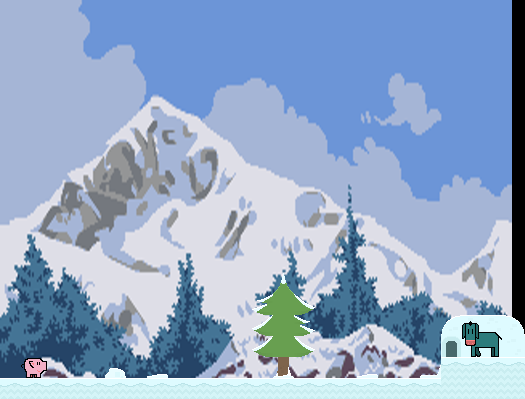

Rendered tile map (Tiled .tmx) drawn with the repository's tilesets; below, a short description and the full map source, tile grids included:
An orthogonal 25x19 tile map with 21x21 px tiles, 6 tile layers (platforms, collectables, objects, mobs, ...), 2 tilesets, 1 image layer.

<map version="1.0" tiledversion="1.0.2" orientation="orthogonal" renderorder="right-down" width="25" height="19" tilewidth="21" tileheight="21" infinite="0" nextobjectid="1">
 <tileset firstgid="1" source="sprites.tsx" />
 <tileset firstgid="901" source="characters.tsx" />
 <imagelayer name="bg">
  <image source="bg_512x384.png" width="512" height="384" />
 </imagelayer>
 <layer name="platforms" width="25" height="19">
  <data encoding="csv">
0,0,0,0,0,0,0,0,0,0,0,0,0,0,0,0,0,0,0,0,0,0,0,0,0,
0,0,0,0,0,0,0,0,0,0,0,0,0,0,0,0,0,0,0,0,0,0,0,0,0,
0,0,0,0,0,0,0,0,0,0,0,0,0,0,0,0,0,0,0,0,0,0,0,0,0,
0,0,0,0,0,0,0,0,0,0,0,0,0,0,0,0,0,0,0,0,0,0,0,0,0,
0,0,0,0,0,0,0,0,0,0,0,0,0,0,0,0,0,0,0,0,0,0,0,0,0,
0,0,0,0,0,0,0,0,0,0,0,0,0,0,0,0,0,0,0,0,0,0,0,0,0,
0,0,0,0,0,0,0,0,0,0,0,0,0,0,0,0,0,0,0,0,0,0,0,0,0,
0,0,0,0,0,0,0,0,0,0,0,0,0,0,0,0,0,0,0,0,0,0,0,0,0,
0,0,0,0,0,0,0,0,0,0,0,0,0,0,0,0,0,0,0,0,0,0,0,0,0,
0,0,0,0,0,0,0,0,0,0,0,0,0,0,0,0,0,0,0,0,0,0,0,0,0,
0,0,0,0,0,0,0,0,0,0,0,0,0,0,0,0,0,0,0,0,0,0,0,0,0,
0,0,0,0,0,0,0,0,0,0,0,0,0,0,0,0,0,0,0,0,0,0,0,0,0,
0,0,0,0,0,0,0,0,0,0,0,0,0,0,0,0,0,0,0,0,0,0,0,0,0,
0,0,0,0,0,0,0,0,0,0,0,0,0,0,0,0,0,0,0,0,0,0,0,0,0,
0,0,0,0,0,0,0,0,0,0,0,0,0,0,0,0,0,0,0,0,0,0,0,0,0,
0,0,0,0,0,0,0,0,0,0,0,0,0,0,0,0,0,0,0,0,0,0,0,0,0,
0,0,0,0,0,0,0,0,0,0,0,0,0,0,0,0,0,0,0,0,0,0,0,0,0,
0,0,0,0,0,522,0,0,0,0,0,0,0,0,0,0,0,0,0,0,0,484,484,484,484,
484,484,484,484,484,484,484,484,484,484,484,484,484,484,484,484,484,484,484,484,484,513,513,513,513
</data>
 </layer>
 <layer name="collectables" width="25" height="19">
  <data encoding="csv">
0,0,0,0,0,0,0,0,0,0,0,0,0,0,0,0,0,0,0,0,0,0,0,0,0,
0,0,0,0,0,0,0,0,0,0,0,0,0,0,0,0,0,0,0,0,0,0,0,0,0,
0,0,0,0,0,0,0,0,0,0,0,0,0,0,0,0,0,0,0,0,0,0,0,0,0,
0,0,0,0,0,0,0,0,0,0,0,0,0,0,0,0,0,0,0,0,0,0,0,0,0,
0,0,0,0,0,0,0,0,0,0,0,0,0,0,0,0,0,0,0,0,0,0,0,0,0,
0,0,0,0,0,0,0,0,0,0,0,0,0,0,0,0,0,0,0,0,0,0,0,0,0,
0,0,0,0,0,0,0,0,0,0,0,0,0,0,0,0,0,0,0,0,0,0,0,0,0,
0,0,0,0,0,0,0,0,0,0,0,0,0,0,0,0,0,0,0,0,0,0,0,0,0,
0,0,0,0,0,0,0,0,0,0,0,0,0,0,0,0,0,0,0,0,0,0,0,0,0,
0,0,0,0,0,0,0,0,0,0,0,0,0,0,0,0,0,0,0,0,0,0,0,0,0,
0,0,0,0,0,0,0,0,0,0,0,0,0,0,0,0,0,0,0,0,0,0,0,0,0,
0,0,0,0,0,0,0,0,0,0,0,0,0,0,0,0,0,0,0,0,0,0,0,0,0,
0,0,0,0,0,0,0,0,0,0,0,0,0,0,0,0,0,0,0,0,0,0,0,0,0,
0,0,0,0,0,0,0,0,0,0,0,0,0,0,0,0,0,0,0,0,0,0,0,0,0,
0,0,0,0,0,0,0,0,0,0,0,0,0,0,0,0,0,0,0,0,0,0,0,0,0,
0,0,0,0,0,0,0,0,0,0,0,0,0,0,0,0,0,0,0,0,0,0,0,0,0,
0,0,0,0,0,0,0,0,0,0,0,0,0,0,0,0,0,0,0,0,0,0,0,0,0,
0,0,0,0,0,0,0,0,0,0,0,0,0,0,0,0,0,0,0,0,0,0,0,0,0,
0,0,0,0,0,0,0,0,0,0,0,0,0,0,0,0,0,0,0,0,0,0,0,0,0
</data>
 </layer>
 <layer name="objects" width="25" height="19">
  <data encoding="csv">
0,0,0,0,0,0,0,0,0,0,0,0,0,0,0,0,0,0,0,0,0,0,0,0,0,
0,0,0,0,0,0,0,0,0,0,0,0,0,0,0,0,0,0,0,0,0,0,0,0,0,
0,0,0,0,0,0,0,0,0,0,0,0,0,0,0,0,0,0,0,0,0,0,0,0,0,
0,0,0,0,0,0,0,0,0,0,0,0,0,0,0,0,0,0,0,0,0,0,0,0,0,
0,0,0,0,0,0,0,0,0,0,0,0,0,0,0,0,0,0,0,0,0,0,0,0,0,
0,0,0,0,0,0,0,0,0,0,0,0,0,0,0,0,0,0,0,0,0,0,0,0,0,
0,0,0,0,0,0,0,0,0,0,0,0,0,0,0,0,0,0,0,0,0,0,0,0,0,
0,0,0,0,0,0,0,0,0,0,0,0,0,0,0,0,0,0,0,0,0,0,0,0,0,
0,0,0,0,0,0,0,0,0,0,0,0,0,0,0,0,0,0,0,0,0,0,0,0,0,
0,0,0,0,0,0,0,0,0,0,0,0,0,0,0,0,0,0,0,0,0,0,0,0,0,
0,0,0,0,0,0,0,0,0,0,0,0,0,0,0,0,0,0,0,0,0,0,0,0,0,
0,0,0,0,0,0,0,0,0,0,0,0,0,0,0,0,0,0,0,0,0,0,0,0,0,
0,0,0,0,0,0,0,0,0,0,0,0,0,0,0,0,0,0,0,0,0,0,0,0,0,
0,0,0,0,0,0,0,0,0,0,0,0,0,661,0,0,0,0,0,0,0,0,0,0,0,
0,0,0,0,0,0,0,0,0,0,0,0,672,640,643,0,0,0,0,0,0,0,0,0,0,
0,0,0,0,0,0,0,0,0,0,0,0,642,670,673,0,0,0,0,0,0,552,553,553,554,
0,0,0,0,0,0,0,0,0,0,0,0,642,670,643,0,0,0,0,0,0,584,583,583,582,
0,0,0,0,0,0,0,546,0,0,0,0,0,663,0,0,0,546,0,0,547,0,0,0,0,
0,0,0,0,0,0,0,0,0,0,0,0,0,0,0,0,0,0,0,0,0,0,0,0,0
</data>
 </layer>
 <layer name="mobs" width="25" height="19">
  <data encoding="csv">
0,0,0,0,0,0,0,0,0,0,0,0,0,0,0,0,0,0,0,0,0,0,0,0,0,
0,0,0,0,0,0,0,0,0,0,0,0,0,0,0,0,0,0,0,0,0,0,0,0,0,
0,0,0,0,0,0,0,0,0,0,0,0,0,0,0,0,0,0,0,0,0,0,0,0,0,
0,0,0,0,0,0,0,0,0,0,0,0,0,0,0,0,0,0,0,0,0,0,0,0,0,
0,0,0,0,0,0,0,0,0,0,0,0,0,0,0,0,0,0,0,0,0,0,0,0,0,
0,0,0,0,0,0,0,0,0,0,0,0,0,0,0,0,0,0,0,0,0,0,0,0,0,
0,0,0,0,0,0,0,0,0,0,0,0,0,0,0,0,0,0,0,0,0,0,0,0,0,
0,0,0,0,0,0,0,0,0,0,0,0,0,0,0,0,0,0,0,0,0,0,0,0,0,
0,0,0,0,0,0,0,0,0,0,0,0,0,0,0,0,0,0,0,0,0,0,0,0,0,
0,0,0,0,0,0,0,0,0,0,0,0,0,0,0,0,0,0,0,0,0,0,0,0,0,
0,0,0,0,0,0,0,0,0,0,0,0,0,0,0,0,0,0,0,0,0,0,0,0,0,
0,0,0,0,0,0,0,0,0,0,0,0,0,0,0,0,0,0,0,0,0,0,0,0,0,
0,0,0,0,0,0,0,0,0,0,0,0,0,0,0,0,0,0,0,0,0,0,0,0,0,
0,0,0,0,0,0,0,0,0,0,0,0,0,0,0,0,0,0,0,0,0,0,0,0,0,
0,0,0,0,0,0,0,0,0,0,0,0,0,0,0,0,0,0,0,0,0,0,0,0,0,
0,0,0,0,0,0,0,0,0,0,0,0,0,0,0,0,0,0,0,0,0,0,0,0,0,
0,0,0,0,0,0,0,0,0,0,0,0,0,0,0,0,0,0,0,0,0,0,0,0,0,
0,0,0,0,0,0,0,0,0,0,0,0,0,0,0,0,0,0,0,0,0,0,0,0,0,
0,0,0,0,0,0,0,0,0,0,0,0,0,0,0,0,0,0,0,0,0,0,0,0,0
</data>
 </layer>
 <layer name="pig" width="25" height="19">
  <data encoding="csv">
0,0,0,0,0,0,0,0,0,0,0,0,0,0,0,0,0,0,0,0,0,0,0,0,0,
0,0,0,0,0,0,0,0,0,0,0,0,0,0,0,0,0,0,0,0,0,0,0,0,0,
0,0,0,0,0,0,0,0,0,0,0,0,0,0,0,0,0,0,0,0,0,0,0,0,0,
0,0,0,0,0,0,0,0,0,0,0,0,0,0,0,0,0,0,0,0,0,0,0,0,0,
0,0,0,0,0,0,0,0,0,0,0,0,0,0,0,0,0,0,0,0,0,0,0,0,0,
0,0,0,0,0,0,0,0,0,0,0,0,0,0,0,0,0,0,0,0,0,0,0,0,0,
0,0,0,0,0,0,0,0,0,0,0,0,0,0,0,0,0,0,0,0,0,0,0,0,0,
0,0,0,0,0,0,0,0,0,0,0,0,0,0,0,0,0,0,0,0,0,0,0,0,0,
0,0,0,0,0,0,0,0,0,0,0,0,0,0,0,0,0,0,0,0,0,0,0,0,0,
0,0,0,0,0,0,0,0,0,0,0,0,0,0,0,0,0,0,0,0,0,0,0,0,0,
0,0,0,0,0,0,0,0,0,0,0,0,0,0,0,0,0,0,0,0,0,0,0,0,0,
0,0,0,0,0,0,0,0,0,0,0,0,0,0,0,0,0,0,0,0,0,0,0,0,0,
0,0,0,0,0,0,0,0,0,0,0,0,0,0,0,0,0,0,0,0,0,0,0,0,0,
0,0,0,0,0,0,0,0,0,0,0,0,0,0,0,0,0,0,0,0,0,0,0,0,0,
0,0,0,0,0,0,0,0,0,0,0,0,0,0,0,0,0,0,0,0,0,0,0,0,0,
0,0,0,0,0,0,0,0,0,0,0,0,0,0,0,0,0,0,0,0,0,0,0,0,0,
0,0,0,0,0,0,0,0,0,0,0,0,0,0,0,0,0,0,0,0,0,0,0,0,0,
0,906,0,0,0,0,0,0,0,0,0,0,0,0,0,0,0,0,0,0,0,0,0,0,0,
0,0,0,0,0,0,0,0,0,0,0,0,0,0,0,0,0,0,0,0,0,0,0,0,0
</data>
 </layer>
 <layer name="donkey" width="25" height="19">
  <data encoding="csv">
0,0,0,0,0,0,0,0,0,0,0,0,0,0,0,0,0,0,0,0,0,0,0,0,0,
0,0,0,0,0,0,0,0,0,0,0,0,0,0,0,0,0,0,0,0,0,0,0,0,0,
0,0,0,0,0,0,0,0,0,0,0,0,0,0,0,0,0,0,0,0,0,0,0,0,0,
0,0,0,0,0,0,0,0,0,0,0,0,0,0,0,0,0,0,0,0,0,0,0,0,0,
0,0,0,0,0,0,0,0,0,0,0,0,0,0,0,0,0,0,0,0,0,0,0,0,0,
0,0,0,0,0,0,0,0,0,0,0,0,0,0,0,0,0,0,0,0,0,0,0,0,0,
0,0,0,0,0,0,0,0,0,0,0,0,0,0,0,0,0,0,0,0,0,0,0,0,0,
0,0,0,0,0,0,0,0,0,0,0,0,0,0,0,0,0,0,0,0,0,0,0,0,0,
0,0,0,0,0,0,0,0,0,0,0,0,0,0,0,0,0,0,0,0,0,0,0,0,0,
0,0,0,0,0,0,0,0,0,0,0,0,0,0,0,0,0,0,0,0,0,0,0,0,0,
0,0,0,0,0,0,0,0,0,0,0,0,0,0,0,0,0,0,0,0,0,0,0,0,0,
0,0,0,0,0,0,0,0,0,0,0,0,0,0,0,0,0,0,0,0,0,0,0,0,0,
0,0,0,0,0,0,0,0,0,0,0,0,0,0,0,0,0,0,0,0,0,0,0,0,0,
0,0,0,0,0,0,0,0,0,0,0,0,0,0,0,0,0,0,0,0,0,0,0,0,0,
0,0,0,0,0,0,0,0,0,0,0,0,0,0,0,0,0,0,0,0,0,0,0,0,0,
0,0,0,0,0,0,0,0,0,0,0,0,0,0,0,0,0,0,0,0,0,0,0,0,0,
0,0,0,0,0,0,0,0,0,0,0,0,0,0,0,0,0,0,0,0,0,0,905,0,0,
0,0,0,0,0,0,0,0,0,0,0,0,0,0,0,0,0,0,0,0,0,0,0,0,0,
0,0,0,0,0,0,0,0,0,0,0,0,0,0,0,0,0,0,0,0,0,0,0,0,0
</data>
 </layer>
</map>
